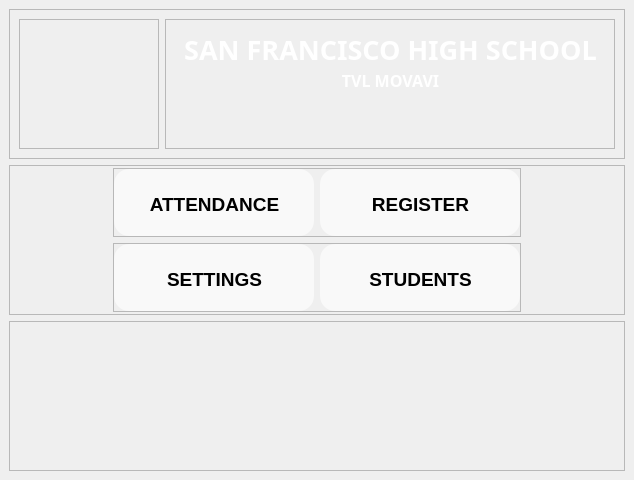
<?xml version="1.0" encoding="UTF-8"?>
<ui version="4.0">
 <class>MainWindow</class>
 <widget class="QMainWindow" name="MainWindow">
  <property name="enabled">
   <bool>true</bool>
  </property>
  <property name="geometry">
   <rect>
    <x>0</x>
    <y>0</y>
    <width>634</width>
    <height>480</height>
   </rect>
  </property>
  <property name="sizePolicy">
   <sizepolicy hsizetype="Preferred" vsizetype="Preferred">
    <horstretch>0</horstretch>
    <verstretch>0</verstretch>
   </sizepolicy>
  </property>
  <property name="minimumSize">
   <size>
    <width>634</width>
    <height>480</height>
   </size>
  </property>
  <property name="maximumSize">
   <size>
    <width>634</width>
    <height>480</height>
   </size>
  </property>
  <property name="font">
   <font>
    <family>Trebuchet MS</family>
   </font>
  </property>
  <property name="windowTitle">
   <string>QRAttendify - Main Menu</string>
  </property>
  <property name="windowIcon">
   <iconset resource="../Resources/resources.qrc">
    <normaloff>:/icons/Icons/sfhs_logo.ico</normaloff>:/icons/Icons/sfhs_logo.ico</iconset>
  </property>
  <property name="styleSheet">
   <string notr="true">#centralwidget { background: url(':/images/Images/bg.png'); }</string>
  </property>
  <widget class="QWidget" name="centralwidget">
   <layout class="QGridLayout" name="gridLayout">
    <item row="2" column="1" colspan="2" alignment="Qt::AlignVCenter">
     <widget class="QFrame" name="menu">
      <property name="minimumSize">
       <size>
        <width>0</width>
        <height>150</height>
       </size>
      </property>
      <property name="frameShape">
       <enum>QFrame::StyledPanel</enum>
      </property>
      <property name="frameShadow">
       <enum>QFrame::Raised</enum>
      </property>
      <layout class="QVBoxLayout" name="verticalLayout">
       <property name="leftMargin">
        <number>2</number>
       </property>
       <property name="topMargin">
        <number>2</number>
       </property>
       <property name="rightMargin">
        <number>2</number>
       </property>
       <property name="bottomMargin">
        <number>2</number>
       </property>
       <item alignment="Qt::AlignHCenter">
        <widget class="QFrame" name="top">
         <property name="frameShape">
          <enum>QFrame::StyledPanel</enum>
         </property>
         <property name="frameShadow">
          <enum>QFrame::Raised</enum>
         </property>
         <layout class="QHBoxLayout" name="horizontalLayout_3">
          <property name="leftMargin">
           <number>0</number>
          </property>
          <property name="topMargin">
           <number>0</number>
          </property>
          <property name="rightMargin">
           <number>0</number>
          </property>
          <property name="bottomMargin">
           <number>0</number>
          </property>
          <item>
           <widget class="QFrame" name="left_top">
            <property name="sizePolicy">
             <sizepolicy hsizetype="Minimum" vsizetype="Preferred">
              <horstretch>0</horstretch>
              <verstretch>0</verstretch>
             </sizepolicy>
            </property>
            <property name="minimumSize">
             <size>
              <width>200</width>
              <height>0</height>
             </size>
            </property>
            <property name="maximumSize">
             <size>
              <width>16777215</width>
              <height>70</height>
             </size>
            </property>
            <property name="mouseTracking">
             <bool>false</bool>
            </property>
            <property name="styleSheet">
             <string notr="true">#left_top { border-radius: 15px; background: rgba(255, 255, 255, 0.6); }</string>
            </property>
            <property name="frameShape">
             <enum>QFrame::StyledPanel</enum>
            </property>
            <property name="frameShadow">
             <enum>QFrame::Raised</enum>
            </property>
            <widget class="QLabel" name="attendance">
             <property name="geometry">
              <rect>
               <x>0</x>
               <y>0</y>
               <width>201</width>
               <height>71</height>
              </rect>
             </property>
             <property name="cursor">
              <cursorShape>PointingHandCursor</cursorShape>
             </property>
             <property name="mouseTracking">
              <bool>true</bool>
             </property>
             <property name="text">
              <string>&lt;span style=&quot; font-size:14pt; font-weight:600;&quot;&gt;ATTENDANCE&lt;/span&gt;</string>
             </property>
             <property name="textFormat">
              <enum>Qt::AutoText</enum>
             </property>
             <property name="scaledContents">
              <bool>false</bool>
             </property>
             <property name="alignment">
              <set>Qt::AlignCenter</set>
             </property>
             <property name="wordWrap">
              <bool>true</bool>
             </property>
            </widget>
            <widget class="QLabel" name="attendance_icon">
             <property name="geometry">
              <rect>
               <x>10</x>
               <y>5</y>
               <width>20</width>
               <height>20</height>
              </rect>
             </property>
             <property name="maximumSize">
              <size>
               <width>45</width>
               <height>16777215</height>
              </size>
             </property>
             <property name="text">
              <string/>
             </property>
             <property name="pixmap">
              <pixmap resource="../Resources/resources.qrc">:/icons/Icons/attendance.png</pixmap>
             </property>
             <property name="scaledContents">
              <bool>true</bool>
             </property>
            </widget>
            <zorder>attendance_icon</zorder>
            <zorder>attendance</zorder>
           </widget>
          </item>
          <item>
           <widget class="QFrame" name="right_top">
            <property name="sizePolicy">
             <sizepolicy hsizetype="Minimum" vsizetype="Preferred">
              <horstretch>0</horstretch>
              <verstretch>0</verstretch>
             </sizepolicy>
            </property>
            <property name="minimumSize">
             <size>
              <width>200</width>
              <height>0</height>
             </size>
            </property>
            <property name="maximumSize">
             <size>
              <width>16777215</width>
              <height>70</height>
             </size>
            </property>
            <property name="mouseTracking">
             <bool>false</bool>
            </property>
            <property name="styleSheet">
             <string notr="true">#right_top { border-radius: 15px; background: rgba(255, 255, 255, 0.6); }</string>
            </property>
            <property name="frameShape">
             <enum>QFrame::StyledPanel</enum>
            </property>
            <property name="frameShadow">
             <enum>QFrame::Raised</enum>
            </property>
            <widget class="QLabel" name="register_">
             <property name="geometry">
              <rect>
               <x>0</x>
               <y>0</y>
               <width>201</width>
               <height>71</height>
              </rect>
             </property>
             <property name="cursor">
              <cursorShape>PointingHandCursor</cursorShape>
             </property>
             <property name="mouseTracking">
              <bool>true</bool>
             </property>
             <property name="text">
              <string>&lt;span style=&quot; font-size:14pt; font-weight:600;&quot;&gt;REGISTER&lt;/span&gt;</string>
             </property>
             <property name="textFormat">
              <enum>Qt::AutoText</enum>
             </property>
             <property name="scaledContents">
              <bool>false</bool>
             </property>
             <property name="alignment">
              <set>Qt::AlignCenter</set>
             </property>
             <property name="wordWrap">
              <bool>true</bool>
             </property>
            </widget>
            <widget class="QLabel" name="register_icon">
             <property name="geometry">
              <rect>
               <x>172</x>
               <y>7</y>
               <width>21</width>
               <height>21</height>
              </rect>
             </property>
             <property name="maximumSize">
              <size>
               <width>45</width>
               <height>16777215</height>
              </size>
             </property>
             <property name="text">
              <string/>
             </property>
             <property name="pixmap">
              <pixmap resource="../Resources/resources.qrc">:/icons/Icons/reg_student.png</pixmap>
             </property>
             <property name="scaledContents">
              <bool>true</bool>
             </property>
            </widget>
           </widget>
          </item>
         </layout>
        </widget>
       </item>
       <item alignment="Qt::AlignHCenter">
        <widget class="QFrame" name="bottom">
         <property name="frameShape">
          <enum>QFrame::StyledPanel</enum>
         </property>
         <property name="frameShadow">
          <enum>QFrame::Raised</enum>
         </property>
         <layout class="QHBoxLayout" name="horizontalLayout_2">
          <property name="leftMargin">
           <number>0</number>
          </property>
          <property name="topMargin">
           <number>0</number>
          </property>
          <property name="rightMargin">
           <number>0</number>
          </property>
          <property name="bottomMargin">
           <number>0</number>
          </property>
          <item>
           <widget class="QFrame" name="left_bottom">
            <property name="minimumSize">
             <size>
              <width>200</width>
              <height>0</height>
             </size>
            </property>
            <property name="maximumSize">
             <size>
              <width>16777215</width>
              <height>70</height>
             </size>
            </property>
            <property name="mouseTracking">
             <bool>false</bool>
            </property>
            <property name="styleSheet">
             <string notr="true">#left_bottom { border-radius: 15px; background: rgba(255, 255, 255, 0.6); }</string>
            </property>
            <property name="frameShape">
             <enum>QFrame::StyledPanel</enum>
            </property>
            <property name="frameShadow">
             <enum>QFrame::Raised</enum>
            </property>
            <widget class="QLabel" name="settings">
             <property name="geometry">
              <rect>
               <x>0</x>
               <y>0</y>
               <width>201</width>
               <height>71</height>
              </rect>
             </property>
             <property name="cursor">
              <cursorShape>PointingHandCursor</cursorShape>
             </property>
             <property name="mouseTracking">
              <bool>true</bool>
             </property>
             <property name="text">
              <string>&lt;span style=&quot; font-size:14pt; font-weight:600;&quot;&gt;SETTINGS&lt;/span&gt;</string>
             </property>
             <property name="textFormat">
              <enum>Qt::AutoText</enum>
             </property>
             <property name="scaledContents">
              <bool>false</bool>
             </property>
             <property name="alignment">
              <set>Qt::AlignCenter</set>
             </property>
             <property name="wordWrap">
              <bool>true</bool>
             </property>
            </widget>
            <widget class="QLabel" name="settings_icon">
             <property name="geometry">
              <rect>
               <x>7</x>
               <y>6</y>
               <width>21</width>
               <height>21</height>
              </rect>
             </property>
             <property name="maximumSize">
              <size>
               <width>45</width>
               <height>16777215</height>
              </size>
             </property>
             <property name="text">
              <string/>
             </property>
             <property name="pixmap">
              <pixmap resource="../Resources/resources.qrc">:/icons/Icons/settings.png</pixmap>
             </property>
             <property name="scaledContents">
              <bool>true</bool>
             </property>
            </widget>
           </widget>
          </item>
          <item>
           <widget class="QFrame" name="right_bottom">
            <property name="minimumSize">
             <size>
              <width>200</width>
              <height>0</height>
             </size>
            </property>
            <property name="maximumSize">
             <size>
              <width>16777215</width>
              <height>70</height>
             </size>
            </property>
            <property name="mouseTracking">
             <bool>false</bool>
            </property>
            <property name="styleSheet">
             <string notr="true">#right_bottom { border-radius: 15px; background: rgba(255, 255, 255, 0.6); }</string>
            </property>
            <property name="frameShape">
             <enum>QFrame::StyledPanel</enum>
            </property>
            <property name="frameShadow">
             <enum>QFrame::Raised</enum>
            </property>
            <widget class="QLabel" name="students">
             <property name="geometry">
              <rect>
               <x>0</x>
               <y>0</y>
               <width>201</width>
               <height>71</height>
              </rect>
             </property>
             <property name="cursor">
              <cursorShape>PointingHandCursor</cursorShape>
             </property>
             <property name="mouseTracking">
              <bool>true</bool>
             </property>
             <property name="text">
              <string>&lt;span style=&quot; font-size:14pt; font-weight:600;&quot;&gt;STUDENTS&lt;/span&gt;</string>
             </property>
             <property name="textFormat">
              <enum>Qt::AutoText</enum>
             </property>
             <property name="scaledContents">
              <bool>false</bool>
             </property>
             <property name="alignment">
              <set>Qt::AlignCenter</set>
             </property>
             <property name="wordWrap">
              <bool>true</bool>
             </property>
            </widget>
            <widget class="QLabel" name="students_icon">
             <property name="geometry">
              <rect>
               <x>171</x>
               <y>6</y>
               <width>21</width>
               <height>21</height>
              </rect>
             </property>
             <property name="maximumSize">
              <size>
               <width>45</width>
               <height>16777215</height>
              </size>
             </property>
             <property name="text">
              <string/>
             </property>
             <property name="pixmap">
              <pixmap resource="../Resources/resources.qrc">:/icons/Icons/students.png</pixmap>
             </property>
             <property name="scaledContents">
              <bool>true</bool>
             </property>
            </widget>
           </widget>
          </item>
         </layout>
        </widget>
       </item>
      </layout>
     </widget>
    </item>
    <item row="4" column="1" colspan="2">
     <widget class="QFrame" name="footer">
      <property name="frameShape">
       <enum>QFrame::StyledPanel</enum>
      </property>
      <property name="frameShadow">
       <enum>QFrame::Raised</enum>
      </property>
     </widget>
    </item>
    <item row="1" column="1" colspan="2">
     <widget class="QFrame" name="header">
      <property name="frameShape">
       <enum>QFrame::StyledPanel</enum>
      </property>
      <property name="frameShadow">
       <enum>QFrame::Raised</enum>
      </property>
      <layout class="QHBoxLayout" name="horizontalLayout">
       <item alignment="Qt::AlignLeft">
        <widget class="QFrame" name="header_left">
         <property name="minimumSize">
          <size>
           <width>140</width>
           <height>0</height>
          </size>
         </property>
         <property name="frameShape">
          <enum>QFrame::StyledPanel</enum>
         </property>
         <property name="frameShadow">
          <enum>QFrame::Raised</enum>
         </property>
         <widget class="QLabel" name="logo">
          <property name="geometry">
           <rect>
            <x>0</x>
            <y>0</y>
            <width>131</width>
            <height>131</height>
           </rect>
          </property>
          <property name="minimumSize">
           <size>
            <width>0</width>
            <height>0</height>
           </size>
          </property>
          <property name="text">
           <string/>
          </property>
          <property name="pixmap">
           <pixmap resource="../Resources/resources.qrc">:/icons/Icons/sfhs_logo.png</pixmap>
          </property>
          <property name="scaledContents">
           <bool>true</bool>
          </property>
         </widget>
        </widget>
       </item>
       <item alignment="Qt::AlignHCenter">
        <widget class="QFrame" name="header_right">
         <property name="minimumSize">
          <size>
           <width>450</width>
           <height>0</height>
          </size>
         </property>
         <property name="frameShape">
          <enum>QFrame::StyledPanel</enum>
         </property>
         <property name="frameShadow">
          <enum>QFrame::Raised</enum>
         </property>
         <widget class="QLabel" name="label">
          <property name="geometry">
           <rect>
            <x>0</x>
            <y>0</y>
            <width>451</width>
            <height>61</height>
           </rect>
          </property>
          <property name="font">
           <font>
            <family>Trebuchet MS</family>
            <pointsize>20</pointsize>
            <weight>75</weight>
            <bold>true</bold>
            <kerning>true</kerning>
           </font>
          </property>
          <property name="layoutDirection">
           <enum>Qt::LeftToRight</enum>
          </property>
          <property name="text">
           <string>&lt;html&gt;&lt;head/&gt;&lt;body&gt;&lt;p&gt;&lt;span style=&quot; color:#ffffff;&quot;&gt;SAN FRANCISCO HIGH SCHOOL&lt;/span&gt;&lt;/p&gt;&lt;/body&gt;&lt;/html&gt;</string>
          </property>
          <property name="scaledContents">
           <bool>true</bool>
          </property>
          <property name="alignment">
           <set>Qt::AlignCenter</set>
          </property>
          <property name="wordWrap">
           <bool>true</bool>
          </property>
         </widget>
         <widget class="QLabel" name="class_name">
          <property name="geometry">
           <rect>
            <x>0</x>
            <y>50</y>
            <width>451</width>
            <height>81</height>
           </rect>
          </property>
          <property name="font">
           <font>
            <family>Trebuchet MS</family>
            <pointsize>12</pointsize>
            <weight>75</weight>
            <bold>true</bold>
            <kerning>true</kerning>
           </font>
          </property>
          <property name="layoutDirection">
           <enum>Qt::LeftToRight</enum>
          </property>
          <property name="text">
           <string>&lt;html&gt;&lt;head/&gt;&lt;body&gt;&lt;p&gt;&lt;span style=&quot; font-weight:600; color:#ffffff;&quot;&gt;TVL MOVAVI&lt;/span&gt;&lt;/p&gt;&lt;/body&gt;&lt;/html&gt;</string>
          </property>
          <property name="textFormat">
           <enum>Qt::AutoText</enum>
          </property>
          <property name="scaledContents">
           <bool>true</bool>
          </property>
          <property name="alignment">
           <set>Qt::AlignHCenter|Qt::AlignTop</set>
          </property>
          <property name="wordWrap">
           <bool>true</bool>
          </property>
         </widget>
        </widget>
       </item>
      </layout>
     </widget>
    </item>
   </layout>
  </widget>
 </widget>
 <resources>
  <include location="../Resources/resources.qrc"/>
 </resources>
 <connections/>
</ui>
